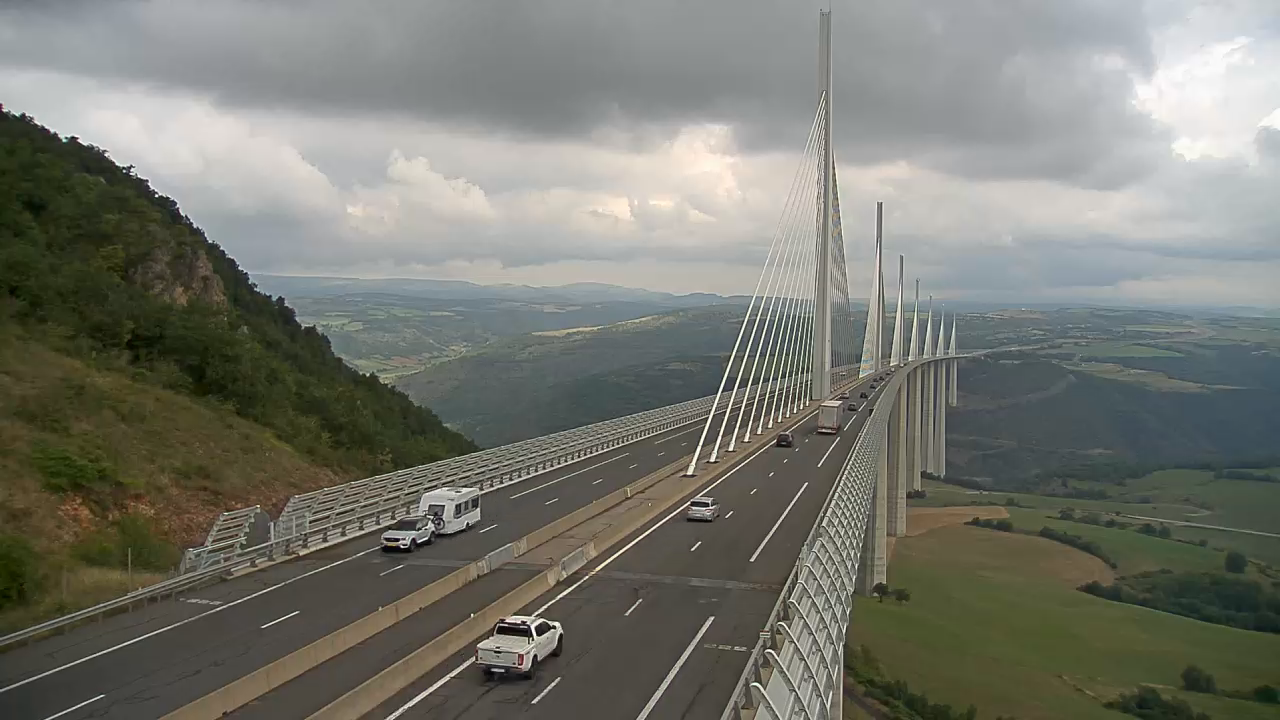
#> input picture frame 37 of Millau.mp4, 1280 x 720 px
$ jupyter execute --allow-errors Counting_Vehicles.ipynb   (shell and % lines are left out)
#> lines starting #> are read from the running program, lines starting #| are printed output that depends on the picture
#> further down, frame1 is the input picture: shape (720, 1280, 3); mean B, G, R 111.2, 119.7, 118.4
#> `grey = cv2.cvtColor(frame1,cv2.COLOR_BGR2GRAY)`:
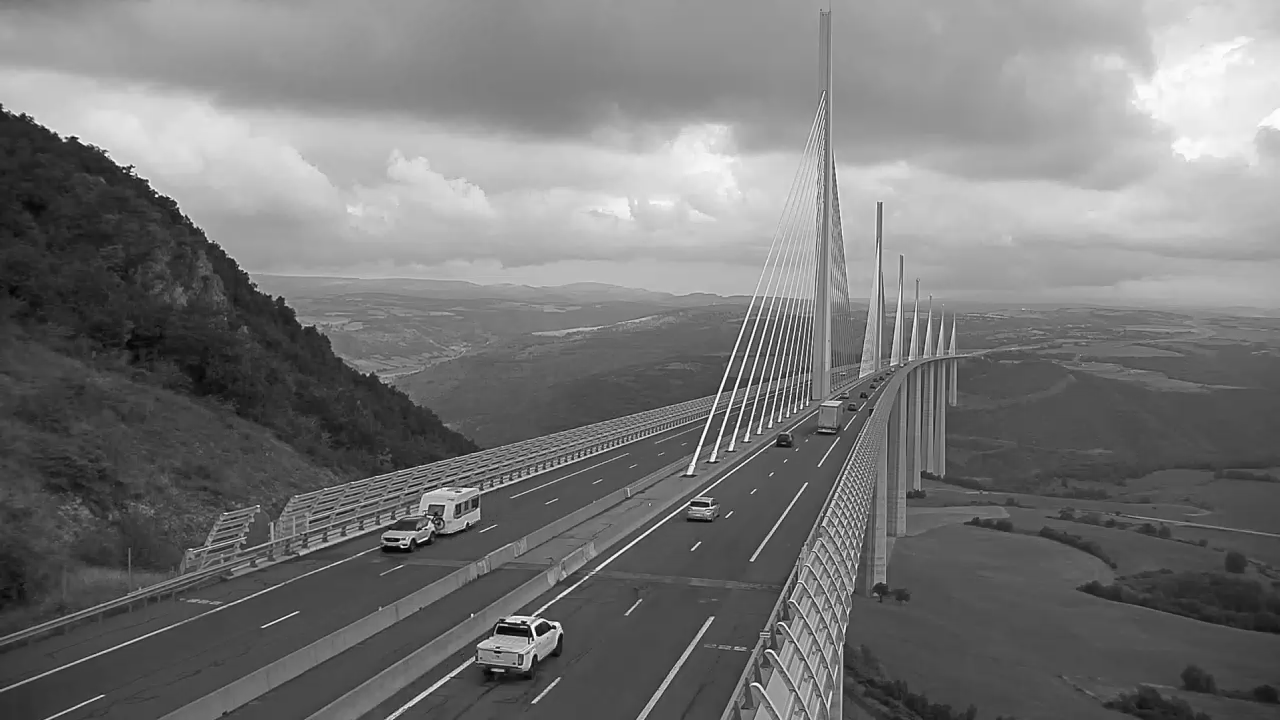
#> grey: shape (720, 1280); min 0, max 255, mean 118.4
#> `img_sub = soustrace.apply(blur)`: img_sub: shape (720, 1280); every value is 0
#> `contour,h=cv2.findContours(dilate,cv2.RETR_TREE,cv2.CHAIN_APPROX_SIMPLE)`: contour = []; h = None
#> after the loop `for(i,c) in enumerate(contour):`: detec = []; nbvehicles = 0
#> `maintenant2=maintenant.strftime("%d-%b-%Y %H:%M:%S")`: maintenant2 = '20-Nov-2026 10:09:23'
#> `cv2.putText(frame1, "Number of vehicles = "+ str(nbvehicles), (10, 150..`:
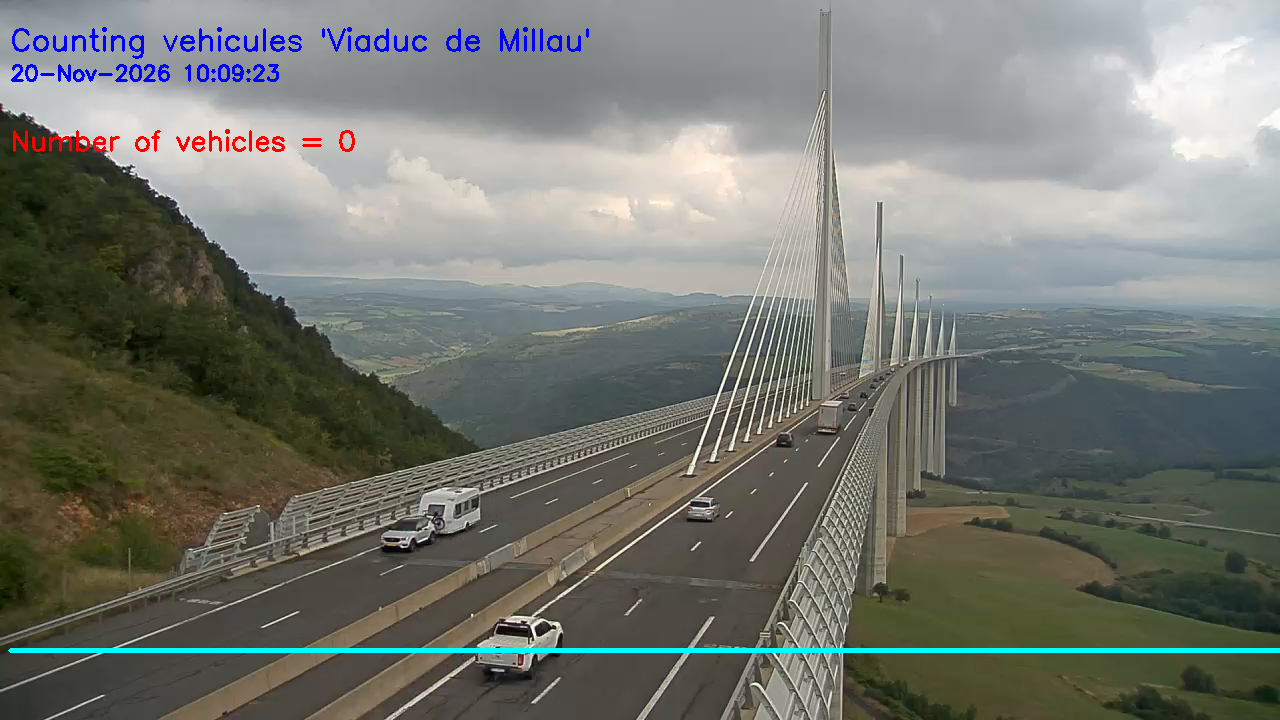
#> frame1: shape (720, 1280, 3); mean B, G, R 112.7, 119.5, 117.1
#> (key Esc is pressed here)
# Counting Vehicles from a video stream

## 1. Setttings

[cell 1]
import sys
sys.version

[cell 2]
#!pip install azureml-sdk

[cell 3]
import cv2
import numpy as np
from time import sleep
import datetime
from azureml.core.experiment import Experiment
from azureml.core.workspace import Workspace

[cell 4]
import os
subscription_id = os.environ.get("SUBSCRIPTION_ID", "tobereplaced") # ID Azure
workspace_name = os.environ.get("WORKSPACE_NAME", "azuremlvision") # Azure ML Workspace name
resource_group = os.environ.get("RESOURCE_GROUP", "azuremlvision-rg") #Azure ML Resource group

[cell 5]
from azureml.core import Workspace

#> (the rest of this cell did not finish here and is left out)

#> (a cell that did not finish here is left out)

[cell 7]
from azureml.core import experiment
#> (the rest of this cell did not finish here and is left out)

#> (a cell that did not finish here is left out)

## 2. Video Capture

[cell 9]
Largeurmin=20
hauteurmin=20
offset=10
referenceline=650
delay=60 #FPS
detec = []
nbvehicles=0
traffic_per_hour=0

[cell 10]
def fcentre(x, y, w, h):
    x1 = int(w / 2)
    y1 = int(h / 2)
    cx = x + x1
    cy = y + y1
    return cx,cy

[cell 11]
webcam = cv2.VideoCapture('millau.mp4')

soustrace = cv2.bgsegm.createBackgroundSubtractorMOG()
debut = datetime.datetime.now()
print("\033[1;31;34mStarting: ", debut, '\n')

#> (the rest of this cell did not finish here and is left out)

$ run again, starting later in the video
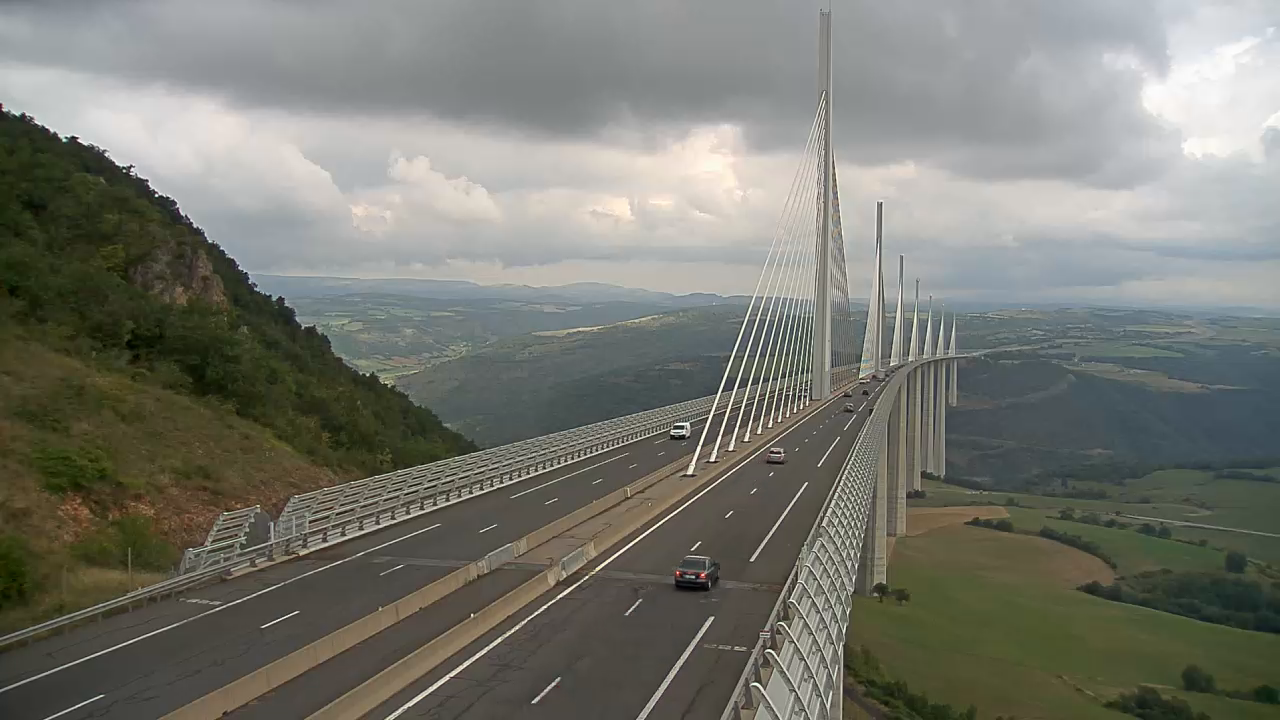
#> input picture frame 168 of Millau.mp4, 1280 x 720 px
#> frame1 is the input picture: shape (720, 1280, 3); mean B, G, R 111.6, 119.9, 119
#> `grey = cv2.cvtColor(frame1,cv2.COLOR_BGR2GRAY)`:
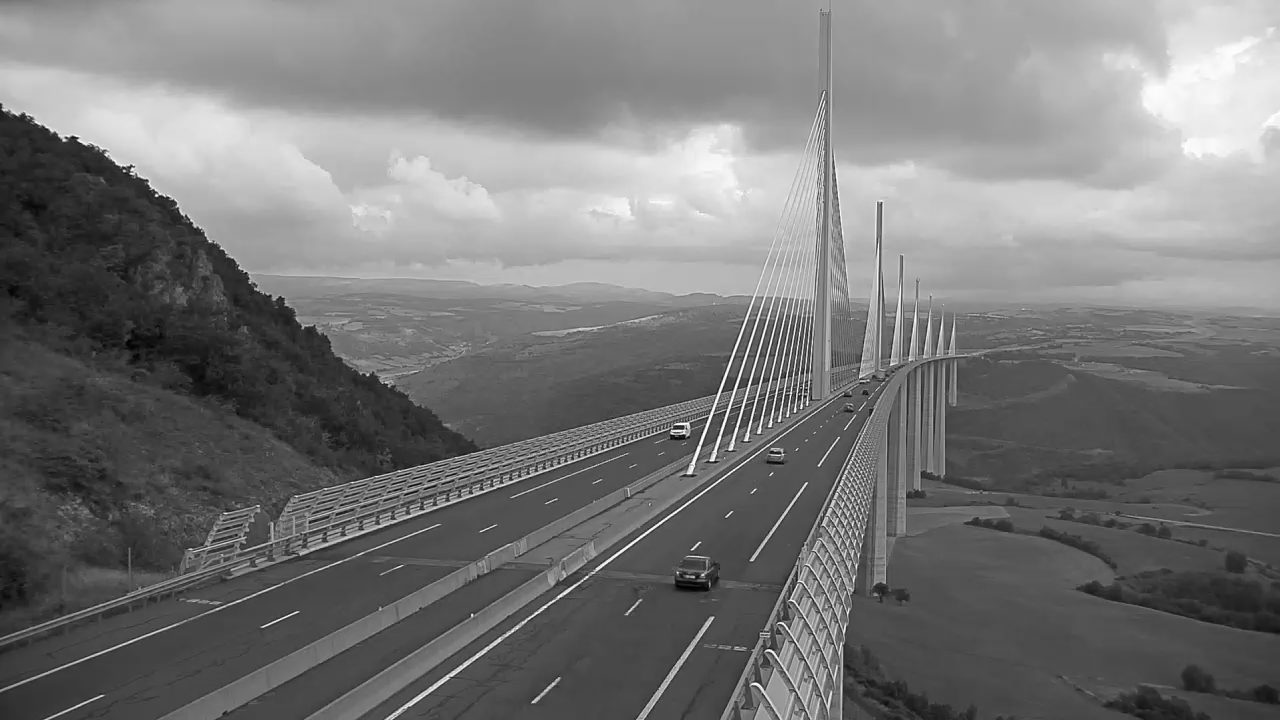
#> grey: shape (720, 1280); min 0, max 255, mean 118.7
#> img_sub: shape (720, 1280); every value is 0
#> contour = []; h = None
#> after the loop `for(i,c) in enumerate(contour):`: detec = []; nbvehicles = 0
#> maintenant2 = '20-Nov-2026 10:09:25'
#> `cv2.putText(frame1, "Number of vehicles = "+ str(nbvehicles), (10, 150..`:
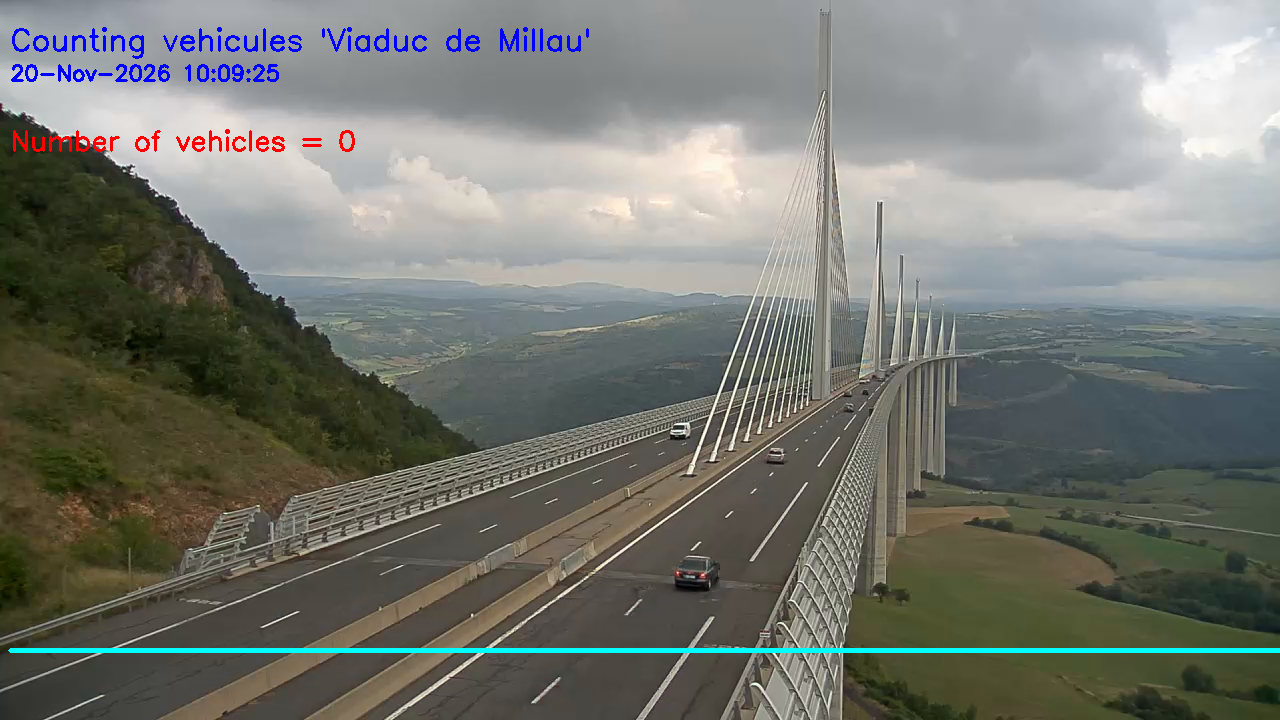
#> frame1: shape (720, 1280, 3); mean B, G, R 113.1, 119.8, 117.6

$ run again, starting later in the video
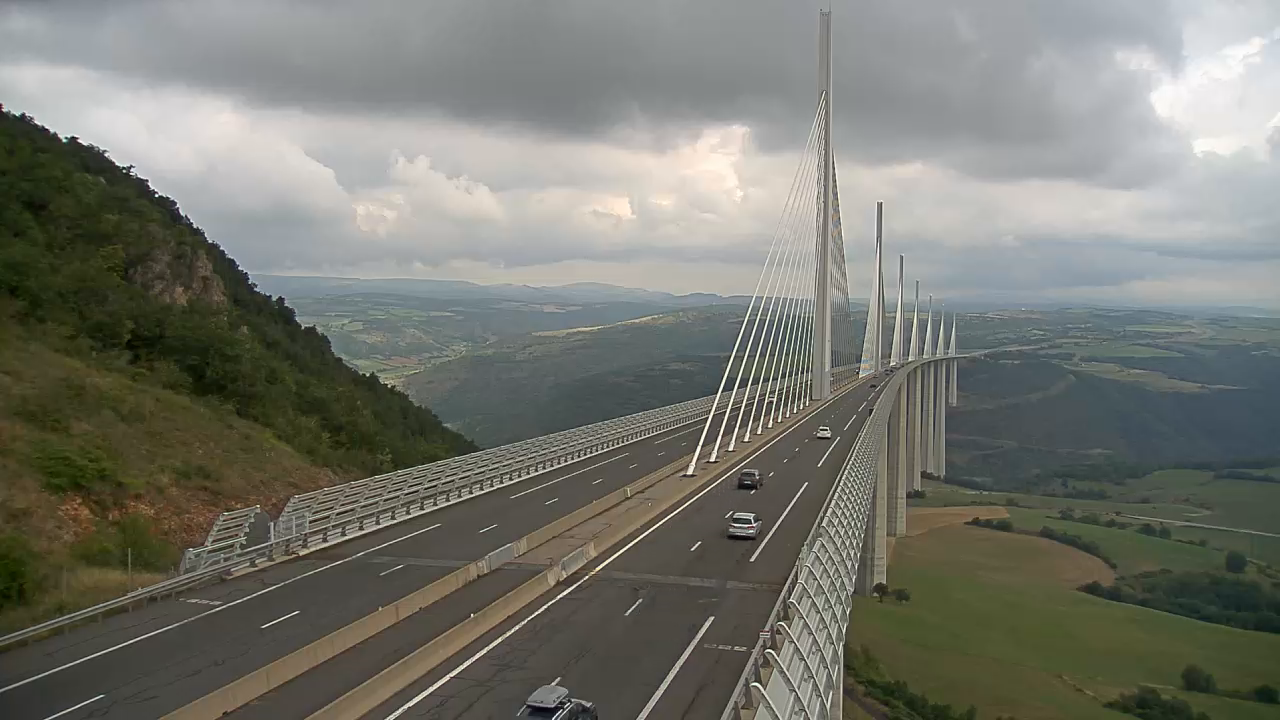
#> input picture frame 300 of Millau.mp4, 1280 x 720 px
#> frame1 is the input picture: shape (720, 1280, 3); mean B, G, R 110.6, 118.9, 117.7
#> `grey = cv2.cvtColor(frame1,cv2.COLOR_BGR2GRAY)`:
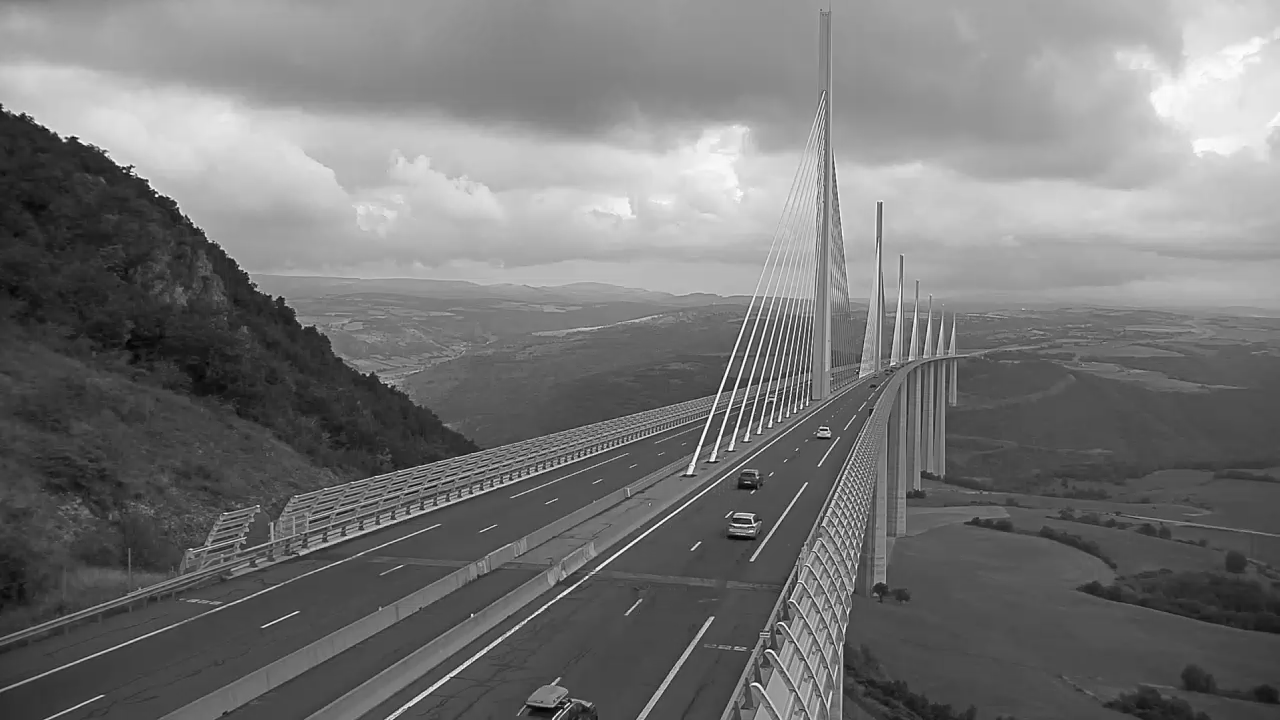
#> grey: shape (720, 1280); min 1, max 254, mean 117.6
#> img_sub: shape (720, 1280); every value is 0
#> contour = []; h = None
#> after the loop `for(i,c) in enumerate(contour):`: detec = []; nbvehicles = 0
#> maintenant2 = '20-Nov-2026 10:09:27'
#> `cv2.putText(frame1, "Number of vehicles = "+ str(nbvehicles), (10, 150..`:
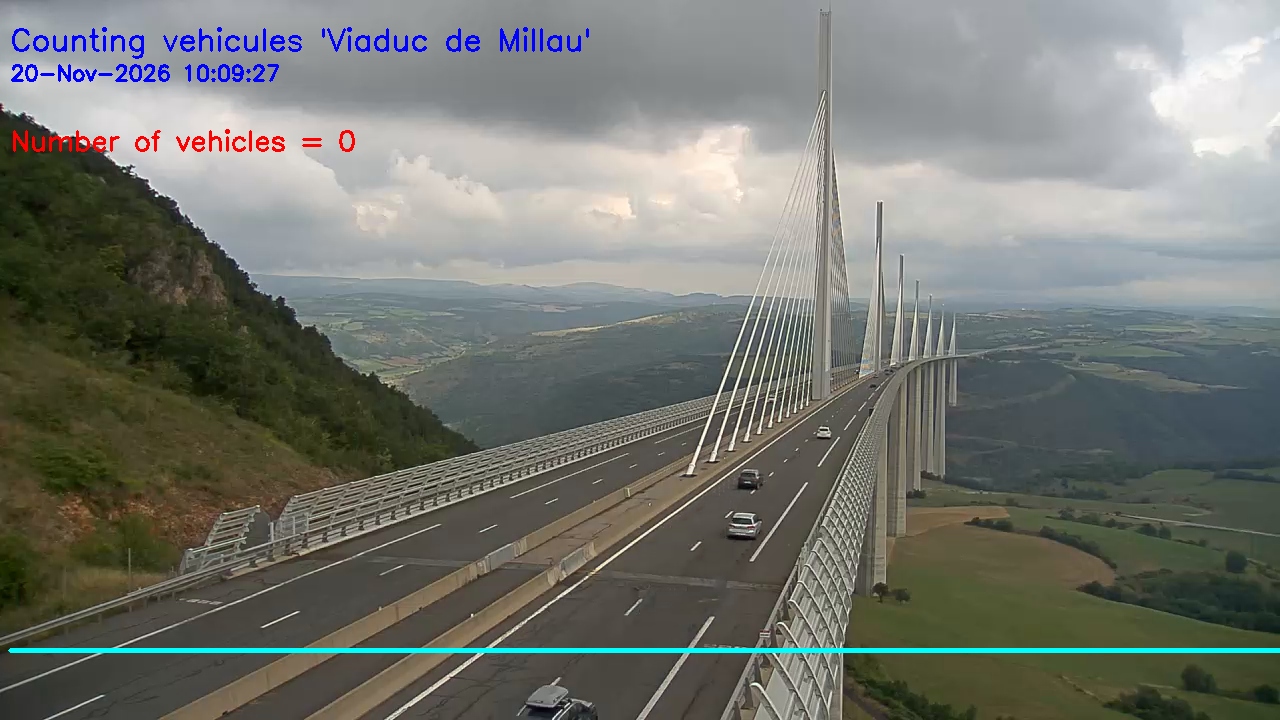
#> frame1: shape (720, 1280, 3); mean B, G, R 112.1, 118.8, 116.4
